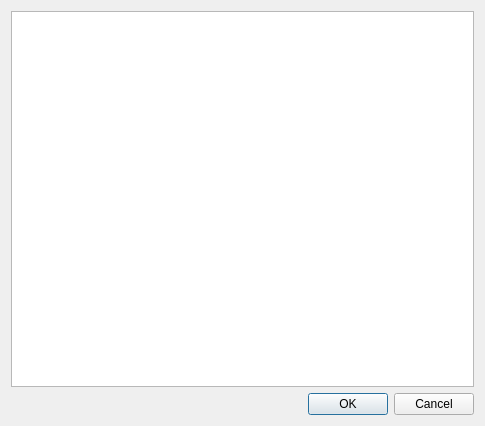
<?xml version="1.0" encoding="UTF-8"?>
<ui version="4.0">
 <class>UIScriptManager</class>
 <widget class="QDialog" name="UIScriptManager">
  <property name="geometry">
   <rect>
    <x>0</x>
    <y>0</y>
    <width>485</width>
    <height>426</height>
   </rect>
  </property>
  <property name="windowTitle">
   <string>Dialog</string>
  </property>
  <layout class="QGridLayout" name="gridLayout">
   <item row="0" column="0">
    <widget class="QTreeView" name="treeView">
     <property name="editTriggers">
      <set>QAbstractItemView::DoubleClicked</set>
     </property>
     <property name="tabKeyNavigation">
      <bool>true</bool>
     </property>
     <property name="alternatingRowColors">
      <bool>true</bool>
     </property>
     <property name="rootIsDecorated">
      <bool>false</bool>
     </property>
     <property name="itemsExpandable">
      <bool>false</bool>
     </property>
     <property name="animated">
      <bool>true</bool>
     </property>
     <property name="headerHidden">
      <bool>true</bool>
     </property>
    </widget>
   </item>
   <item row="1" column="0">
    <widget class="QDialogButtonBox" name="buttonBox">
     <property name="orientation">
      <enum>Qt::Horizontal</enum>
     </property>
     <property name="standardButtons">
      <set>QDialogButtonBox::Cancel|QDialogButtonBox::Ok</set>
     </property>
    </widget>
   </item>
  </layout>
 </widget>
 <resources/>
 <connections>
  <connection>
   <sender>buttonBox</sender>
   <signal>accepted()</signal>
   <receiver>UIScriptManager</receiver>
   <slot>accept()</slot>
   <hints>
    <hint type="sourcelabel">
     <x>248</x>
     <y>254</y>
    </hint>
    <hint type="destinationlabel">
     <x>157</x>
     <y>274</y>
    </hint>
   </hints>
  </connection>
  <connection>
   <sender>buttonBox</sender>
   <signal>rejected()</signal>
   <receiver>UIScriptManager</receiver>
   <slot>reject()</slot>
   <hints>
    <hint type="sourcelabel">
     <x>316</x>
     <y>260</y>
    </hint>
    <hint type="destinationlabel">
     <x>286</x>
     <y>274</y>
    </hint>
   </hints>
  </connection>
 </connections>
</ui>
